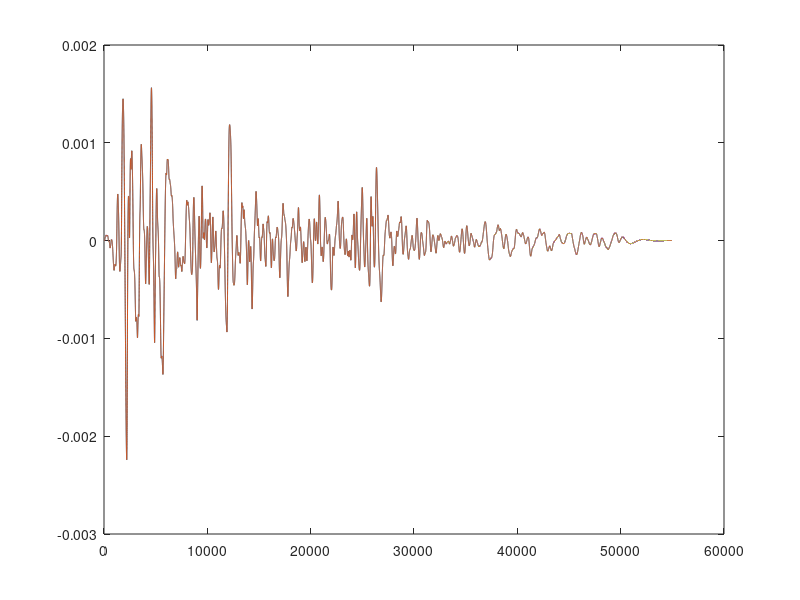

The MATLAB source for this figure:
% CDM-3dofs 子结构

clear
close all
load("ACC_el.mat");

M_ns = [2 0;
        0 1.5];
K_ns = 600* [5 -2;
            -2 2];
C_ns = 0.25 * M_ns + 0.25 * K_ns;

M_ps = 1;
K_ps = 600;
C_ps = 0.25 * M_ps + 0.25 * K_ps;

M = [2 0 0;
    0 1.5 0
    0 0 M_ps];
K = 600* [5 -2 0;
    -2 2+K_ps/600 -K_ps/600;
    0 -K_ps/600 K_ps/600];
C = [750.5000 -300.0000 0;
     -300.0000 300.3750+150.2500 -150.2500;
     0 -150.2500 150.2500;]

dofs = length(M);
diagM = diag(M);
dt = 0.001;
Ke=M/(dt^2)+((C)/(2*dt));
a = K - (2 * M) / (dt)^2;
b=M/dt^2 - C/(2*dt);
u = zeros(dofs , length(ACC_el));
v = zeros(dofs , length(ACC_el));
ac = zeros(dofs , length(ACC_el));

for i = 2 : length(ACC_el)
    PP = -ACC_el(i,2)* diagM  - a * u(: , i) - b * u(: , i-1);
    u(:,i+1)=Ke \ PP;
    v(: , i) = (u(: , i+1) - u(: , i-1)) / (dt*2);
    ac(: , i) = (u(: , i+1) - 2 * u(: , i) + u(: , i-1)) / (dt^2);
end

ucdm = u;
%%%%%%%%%%%%%%%%%%%%%%%%%%%%%%%%%%%%%%%%%%%%%%%%%%%%%%%%%%%%%%%%%%%%%%%%%%%
%%
dofs_ns = length(M_ns);
dofs_ps = length(M_ps);
Ke_ns=M_ns / (dt^2) + ((C_ns) / (2*dt));
a_ns = K_ns - (2 * M_ns) / (dt)^2;
b_ns=M_ns / dt^2 - C_ns / (2*dt);
Ke_ps=M_ps / (dt^2) + ((C_ps) / (2*dt));
a_ps = K_ps - (2 * M_ps) / (dt)^2;
b_ps=M_ps / dt^2 - C_ps / (2*dt);
diagM_ns = diag(M_ns);
u_ns = zeros(dofs_ns , length(ACC_el));
v_ns = zeros(dofs_ns , length(ACC_el));
ac_ns = zeros(dofs_ns , length(ACC_el));
u_ps = zeros(dofs_ps , length(ACC_el));
v_ps = zeros(dofs_ps , length(ACC_el));
ac_ps = zeros(dofs_ps , length(ACC_el));
F_ps = zeros(1, length(ACC_el));
Ke_ns_inv = inv(Ke_ns);
Ke_ps_inv = inv(Ke_ps);
ps_weizhi = [0 ; 1];
%%
for i = 2 : length(ACC_el)
    PP_ns = -ACC_el(i,2)* diagM_ns - F_ps(i-1) * ps_weizhi - a_ns * u_ns(: , i) - b_ns * u_ns(: , i-1);
    u_ns(:,i+1) = Ke_ns_inv * PP_ns;
    v_ns(: , i) = (u_ns(: , i+1) - u_ns(: , i-1)) / (dt*2);
    ac_ns(: , i) = (u_ns(: , i+1) - 2 * u_ns(: , i) + u_ns(: , i-1)) / (dt^2);
    PP_ps = -(ac_ns(2,i) + ACC_el(i,2)) * M_ps - a_ps * u_ps(i) - b_ps * u_ps(i-1);
    u_ps(i+1) = Ke_ps_inv * PP_ps;
    v_ps(i) = (u_ps(i+1) - u_ps(i-1)) / (dt*2);
    ac_ps(i) = (u_ps(i+1) - 2 * u_ps(i) + u_ps(i-1)) / (dt^2);
    F_ps(i) = (ac_ps(i) + ac_ns(2,i) + ACC_el(i,2)) * M_ps ;
end
ucdm_ns = u_ns;
ucdm_ps = u_ps;

%%

plot(u(3,:));
hold on;
plot(u_ps+u_ns(2,:));
